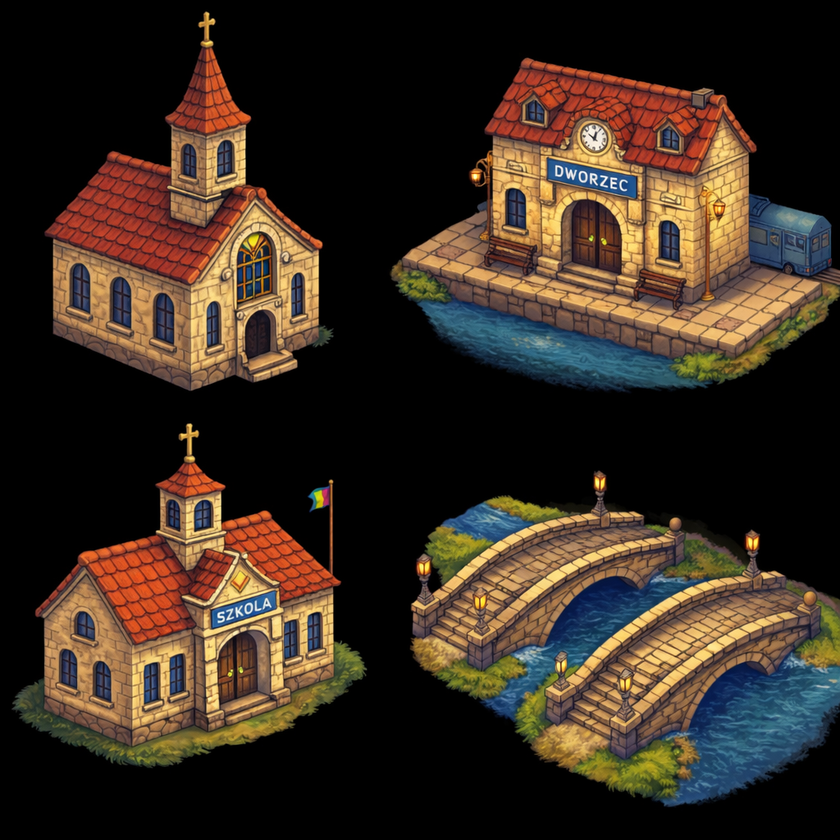
#> input picture edytory/wzory_pixelart/szkoladzweorzec.png, 840 x 840 px, shrunk from 1024 x 1024 before the run, found by its file name
$ python extract_dworzec_szkola.py
#> lines starting #> are read from the running program, lines starting #| are printed output that depends on the picture
#> in main, img is the input picture: PIL image 840x840 RGB; mean R, G, B 56.6, 43.8, 32.6
from __future__ import annotations

import argparse
from pathlib import Path

from PIL import Image


def _non_black_bbox(img: Image.Image, *, threshold: int = 12) -> tuple[int, int, int, int] | None:
    """Return bounding box of pixels that are not near-black."""
    if img.mode != "RGB":
        img = img.convert("RGB")

    px = img.load()
    w, h = img.size

    min_x, min_y = w, h
    max_x, max_y = -1, -1

    for y in range(h):
        for x in range(w):
            r, g, b = px[x, y]
            if r > threshold or g > threshold or b > threshold:
                if x < min_x:
                    min_x = x
                if y < min_y:
                    min_y = y
                if x > max_x:
                    max_x = x
                if y > max_y:
                    max_y = y

    if max_x < 0:
        return None

    # PIL crop uses (left, upper, right, lower) where right/lower are exclusive
    return (min_x, min_y, max_x + 1, max_y + 1)


def _crop_quadrant(img: Image.Image, quadrant: str) -> Image.Image:
#> called with quadrant = 'top_right'
    w, h = img.size
#> w = 840; h = 840
    half_w, half_h = w // 2, h // 2
#> half_w = 420; half_h = 420

    if quadrant == "top_left":
        box = (0, 0, half_w, half_h)
    elif quadrant == "top_right":
        box = (half_w, 0, w, half_h)
#> box = (420, 0, 840, 420)
    elif quadrant == "bottom_left":
        box = (0, half_h, half_w, h)
    elif quadrant == "bottom_right":
        box = (half_w, half_h, w, h)
    else:
        raise ValueError(f"Unknown quadrant: {quadrant}")

    return img.crop(box)
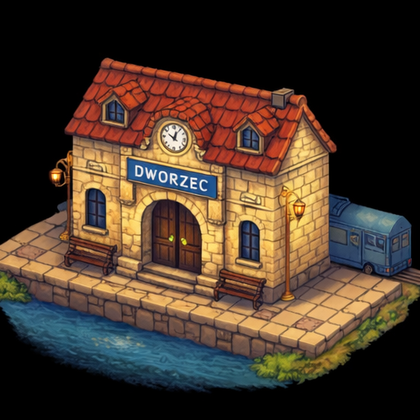
#> returned value: PIL image 420x420 RGB; mean R, G, B 70.1, 54.3, 41.7


def _add_transparency_by_black(bg: Image.Image, *, threshold: int = 10) -> Image.Image:
    """Convert near-black background to transparency."""
    rgba = bg.convert("RGBA")
    data = rgba.getdata()

    new_data = []
    for r, g, b, a in data:
        if r <= threshold and g <= threshold and b <= threshold:
            new_data.append((r, g, b, 0))
        else:
            new_data.append((r, g, b, 255))

    rgba.putdata(new_data)
    return rgba


def _tighten(img: Image.Image, *, pad: int = 6) -> Image.Image:
    bbox = _non_black_bbox(img)
#> after the loop in _non_black_bbox, `for y in range(h):`: max_x = 419; max_y = 392; min_x = 0; min_y = 57
#> bbox = (0, 57, 420, 393)
    if bbox is None:
        return img

    left, top, right, bottom = bbox
#> left = 0; top = 57; right = 420; bottom = 393
    left = max(0, left - pad)
    top = max(0, top - pad)
#> top = 51
    right = min(img.size[0], right + pad)
    bottom = min(img.size[1], bottom + pad)
#> bottom = 399
    return img.crop((left, top, right, bottom))
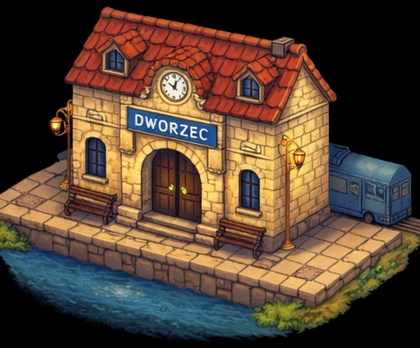
#> returned value: PIL image 420x348 RGB; mean R, G, B 84.6, 65.6, 50.3


def main() -> int:
    parser = argparse.ArgumentParser(description="Wytnij dworzec i szkołę z pliku szkoladzweorzec.png")
    parser.add_argument(
        "--input",
        default=str(Path("edytory") / "wzory_pixelart" / "szkoladzweorzec.png"),
        help="Ścieżka do pliku wejściowego",
    )
    parser.add_argument(
        "--outdir",
        default=str(Path("edytory") / "wzory_pixelart"),
        help="Folder wyjściowy",
    )
    args = parser.parse_args()

    input_path = Path(args.input)
    outdir = Path(args.outdir)
    outdir.mkdir(parents=True, exist_ok=True)

    img = Image.open(input_path)

    # Zakładamy układ 2x2: dworzec (prawy-górny), szkoła (lewy-dolny)
    dworzec = _tighten(_crop_quadrant(img, "top_right"))
    szkola = _tighten(_crop_quadrant(img, "bottom_left"))
#> call 2 of _crop_quadrant, with quadrant = 'bottom_left'
#> in _crop_quadrant (call 2), `return img.crop(box)`:
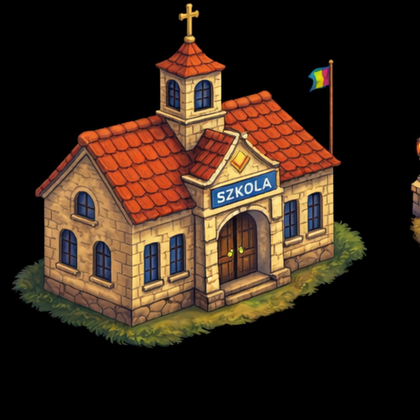
#> returned value: PIL image 420x420 RGB; mean R, G, B 53.2, 37.1, 24.8
#> call 2 of _tighten, with pad = 6
#> in _tighten (call 2), `bbox = _non_black_bbox(img)`: bbox = (11, 3, 420, 348)
#> in _tighten (call 2), `left, top, right, bottom = bbox`: left = 11; top = 3; bottom = 348
#> in _tighten (call 2), `left = max(0, left - pad)`: left = 5
#> in _tighten (call 2), `top = max(0, top - pad)`: top = 0
#> in _tighten (call 2), `bottom = min(img.size[1], bottom + pad)`: bottom = 354
#> in _tighten (call 2), `return img.crop((left, top, right, bottom))`:
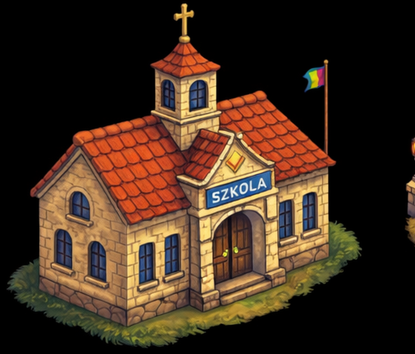
#> returned value: PIL image 415x354 RGB; mean R, G, B 63.8, 44.5, 29.7

    dworzec = _add_transparency_by_black(dworzec)
#> after the loop in _add_transparency_by_black, `for r, g, b, a in data:`: new_data = 146160 items
#> in _add_transparency_by_black, `rgba.putdata(new_data)`:
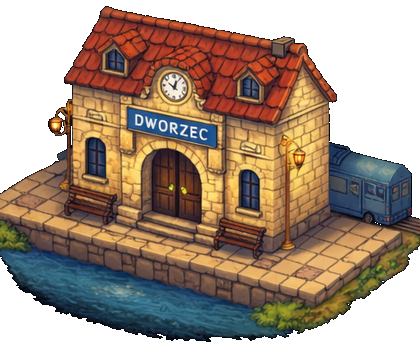
#> rgba: PIL image 420x348 RGBA; mean R, G, B, A 84.6, 65.6, 50.3, 172.9; transparent parts drawn white
    szkola = _add_transparency_by_black(szkola)
#> call 2 of _add_transparency_by_black, with threshold = 10
#> after the loop in _add_transparency_by_black (call 2), `for r, g, b, a in data:`: new_data = 146910 items
#> in _add_transparency_by_black (call 2), `rgba.putdata(new_data)`:
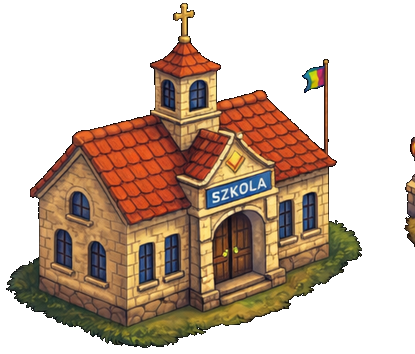
#> rgba: PIL image 415x354 RGBA; mean R, G, B, A 63.8, 44.5, 29.7, 116.9; transparent parts drawn white

    dworzec_out = outdir / "dworzec.png"
    szkola_out = outdir / "szkola.png"

    dworzec.save(dworzec_out)
    szkola.save(szkola_out)

    print(f"OK: zapisano {dworzec_out} ({dworzec.size[0]}x{dworzec.size[1]})")
#| OK: zapisano edytory/wzory_pixelart/dworzec.png (420x348)
    print(f"OK: zapisano {szkola_out} ({szkola.size[0]}x{szkola.size[1]})")
#| OK: zapisano edytory/wzory_pixelart/szkola.png (415x354)
    return 0


if __name__ == "__main__":
    raise SystemExit(main())
#> (the program exits here)
